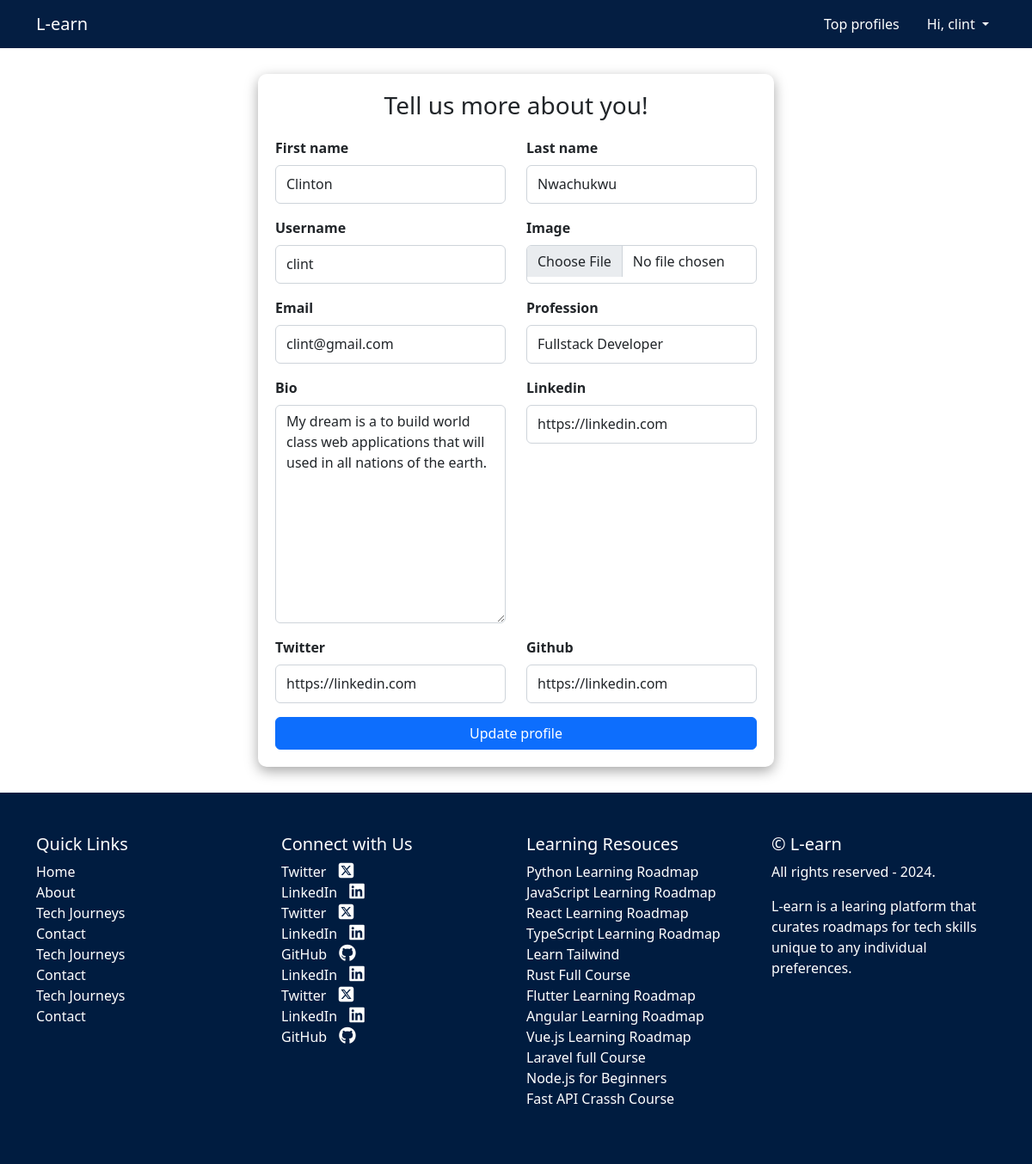
/auth/update-profile (signed in), run on the app's committed database.
### user/models.py (models this page shows, shortened)
class CustomUser(AbstractUser):
    email = models.EmailField(unique=True)
    passed = models.BooleanField(default=False)
    project = models.BooleanField(default=False)
    USERNAME_FIELD = 'email'
    REQUIRED_FIELDS = ('username',)

class Profile(models.Model):
    user = models.OneToOneField(CustomUser, on_delete = models.CASCADE, related_name="profile")
    first_name = models.CharField(max_length = 200, blank = True, null = True)
    last_name = models.CharField(max_length = 200, blank = True, null = True)
    username = models.CharField(max_length = 200, blank = True, null = True)
    image = models.ImageField(blank = True, null = True, upload_to = 'p_imgg')
    email = models.EmailField(blank=True, null=True)
    profession = models.CharField(max_length = 500, blank = True, null = True)
    bio  = models.TextField(blank = True, null = True)
    linkedin = models.URLField(blank=True, null=True)
    twitter = models.URLField(blank=True, null=True)
    github = models.URLField(blank=True, null=True)

### courses/models.py (models this page shows, shortened)
class Course(models.Model):
    title = models.CharField(max_length=50)
    slug = models.SlugField()
    description = models.TextField()
    thumbnail = models.ImageField(upload_to="img")
    label = models.CharField(max_length=25, blank=True, null=True)
    category = models.ForeignKey(Category, on_delete=models.SET_NULL, null=True, blank=True)

### user/views.py (the view)
# urls.py: path("update-profile", views.update_profile, name="update-profile"),
@login_required(login_url='auth:register')
def update_profile(request):
    user = request.user
    profile = Profile.objects.get(user=user)
    form = UpdateProfileForm(instance=profile)
    if request.method == 'POST':
        form = UpdateProfileForm(request.POST, request.FILES, instance=profile)
        if form.is_valid():
            form.save()
            messages.success(request, "Profile updated successfully!")
            return redirect("auth:profile")
    context = {"form": form, "profile": profile}
    return render(request, "user/update_profile.html", context)

### courses/context_processors.py (called while the page is built)
def course_context(request):
    roadmaps = Course.objects.all()
    return {
        "roadmaps":roadmaps
    }

### user/templates/user/update_profile.html (shortened to what this page needs)
{% extends "base.html" %}
{% load static %}
{% block content %}
{% load socialaccount %}
<link href="{% static 'css/users/auth.css' %}" rel="stylesheet" />
<form action="" method="POST" enctype="multipart/form-data">
    <h3>Tell us more about you!</h3>
    <div class="row">
        {% for field in form %}
        <div class="col-md-6">
            {% if field.errors %}
            <div class="mb-3">
                <label class="form-label fw-2">{{field.label}}</label>
                {{field}}
                <small>{{field.errors}}</small>
            </div>
            {% else %}
            <div class="mb-3">
                <label class="form-label fw-2">{{field.label}}</label>
                {{field}}
            </div>
            {% endif %}
        </div>
        {% endfor %}
    </div>
    <button class="btn btn-primary" style="width: 100%">Update profile</button>
</form>
{% endblock content %}

### templates/base.html (shortened to what this page needs)
<!DOCTYPE html>
{% load static %}
<html lang="en">
    <head>
        <link rel="stylesheet" href="https://cdnjs.cloudflare.com/ajax/libs/font-awesome/6.5.1/css/all.min.css" />
        <link rel="stylesheet" href="https://cdnjs.cloudflare.com/ajax/libs/font-awesome/6.5.1/css/brands.min.css" />
        <link href="https://cdn.jsdelivr.net/npm/bootstrap-icons@1.5.0/font/bootstrap-icons.css" rel="stylesheet" />
        <link href="{% static 'css/global.css' %}" rel="stylesheet" />
    </head>
    <body class="d-flex flex-column h-100">
        <main class="flex-shrink-0">
            <nav class="navbar navbar-expand-lg" id="nav">
                <div class="container">
                    <a class="navbar-brand me-8" href="{% url 'courses:index' %}">L-earn</a>
                  <div class="collapse navbar-collapse" id="navbarNavDropdown">
                    <ul class="navbar-nav">
                      <li class="nav-item me-3">
                        <a class="nav-link" href="{% url 'auth:profile-list' %}">Top profiles</a>
                      </li>
                      {% if request.user.is_authenticated %}
                      <li class="nav-item active dropdown">
                        <a class="nav-link dropdown-toggle" href="#" role="button" style="color: white" data-bs-toggle="dropdown" aria-expanded="false">
                          Hi, {{request.user.username}}
                        </a>
                      </li>
                      {% endif %}
                    </ul>
                  </div>
                </div>
              </nav>
            {% block content %}{% endblock content %}
         <footer class="py-5">
          <div class="container">
            <div class="row">
              <div class="col-lg-3 col-md-6">
                <h5 class="text-white">Quick Links</h5>
                <ul class="list-unstyled">
                  <li><a href="#" class="text-white">Home</a></li>
                  <li><a href="#" class="text-white">About</a></li>
                  <li><a href="#" class="text-white">Tech Journeys</a></li>
                  <li><a href="#" class="text-white">Contact</a></li>
                  <li><a href="#" class="text-white">Tech Journeys</a></li>
                  <li><a href="#" class="text-white">Contact</a></li>
                  <li><a href="#" class="text-white">Tech Journeys</a></li>
                  <li><a href="#" class="text-white">Contact</a></li>
                </ul>
              </div>
              <div class="col-lg-3 col-md-6">
                <h5 class="text-white">Connect with Us</h5>
                <ul class="list-unstyled">
                  <li><a href="#" target="_blank" class="text-white">Twitter <i href="" class="fa-brands fa-square-x-twitter"></i></a></li>
                  <li><a href="#" target="_blank" class="text-white">LinkedIn <i href="" class="fa-brands fa-linkedin"></i></a></li>
                  <li><a href="#" target="_blank" class="text-white">Twitter <i href="" class="fa-brands fa-square-x-twitter"></i></a></li>
                  <li><a href="#" target="_blank" class="text-white">LinkedIn <i href="" class="fa-brands fa-linkedin"></i></a></li>
                  <li><a href="#" target="_blank" class="text-white">GitHub <i href="" class="fa-brands fa-github"></i></a></li>
                  <li><a href="#" target="_blank" class="text-white">LinkedIn <i href="" class="fa-brands fa-linkedin"></i></a></li>
                  <li><a href="#" target="_blank" class="text-white">Twitter <i href="" class="fa-brands fa-square-x-twitter"></i></a></li>
                  <li><a href="#" target="_blank" class="text-white">LinkedIn <i href="" class="fa-brands fa-linkedin"></i></a></li>
                  <li><a href="#" target="_blank" class="text-white">GitHub <i href="" class="fa-brands fa-github"></i></a></li>
                </ul>
              </div>
               <div class="col-lg-3 col-md-6">
                <h5 class="text-white">Learning Resouces</h5>
                <ul class="list-unstyled">
                  {% for roadmap in roadmaps  %}
                  <li><a href="{% url 'courses:course' roadmap.slug %}" target="_blank" class="text-white">{{roadmap.title}}</a></li>
                  {% endfor %}
                </ul>
              </div>
              <div class="col-lg-3">
                <h5 class="text-white">© L-earn</h5>
                <p class="text-white">All rights reserved - 2024.</p>
                <p class="text-white">L-earn is a learing platform that curates roadmaps for tech skills unique to any individual preferences.</p>
              </div>
            </div>
          </div>
        </footer>
    </body>
</html>

### static/css/users/auth.css (style rules this page uses)
form { width: 400px; padding: 20px 20px 20px 20px; margin: 30px auto; border-radius: 10px; }
form h3 { text-align: center; margin-bottom: 20px; }
form input { height: 45px; font-size: 20px; }

### templates/base.html (style rules this page uses)
#nav { background-color: #041E42 !important; color: white !important }
#nav div a { color: white !important; }
#nav ul li a { color: white !important; }
#nav ul a { color: white !important }
#nav ul { margin-left: auto; }
footer { background-color: #001c40 !important }
footer a { text-decoration: none }
footer .fa-solid, footer .fa-brands { font-size: 20px; margin: 0px 10px; }

### user/templates/user/update_profile.html (style rules this page uses)
form { box-shadow: rgba(0, 0, 0, 0.35) 0px 5px 15px !important; width: 600px !important }
form label { font-weight: bold }

### data on the page
CustomUser: user.username "clint"
Profile: form "Clinton" "Nwachukwu" "clint" "clint@gmail.com" "Fullstack Developer" "My dream is a to build world class web applications that will used in all nations of the earth." "https://linkedin.com" "https://linkedin.com" "https://linkedin.com"
Course: title "Python Learning Roadmap"
Course: title "JavaScript Learning Roadmap"
Course: title "React Learning Roadmap"
Course: title "TypeScript Learning Roadmap"
Course: title "Learn Tailwind"
Course: title "Rust Full Course"
Course: title "Flutter Learning Roadmap"
Course: title "Angular Learning Roadmap"
Course: title "Vue.js Learning Roadmap"
Course: title "Laravel full Course"
Course: title "Node.js for Beginners"
Course: title "Fast API Crassh Course"

### other printed values
{{ field.label }} "First name" "Last name" "Username" "Image" "Email" "Profession" "Bio" "Linkedin" "Twitter" "Github"
